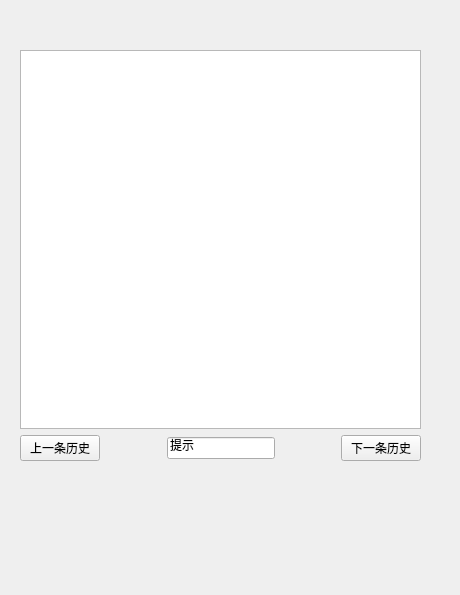
<?xml version="1.0" encoding="UTF-8"?>
<ui version="4.0">
 <class>history</class>
 <widget class="QWidget" name="history">
  <property name="geometry">
   <rect>
    <x>0</x>
    <y>0</y>
    <width>460</width>
    <height>595</height>
   </rect>
  </property>
  <property name="windowTitle">
   <string>Form</string>
  </property>
  <widget class="QWidget" name="layoutWidget">
   <property name="geometry">
    <rect>
     <x>20</x>
     <y>50</y>
     <width>401</width>
     <height>411</height>
    </rect>
   </property>
   <layout class="QVBoxLayout" name="verticalLayout">
    <item>
     <widget class="QListWidget" name="listWidget"/>
    </item>
    <item>
     <layout class="QHBoxLayout" name="horizontalLayout">
      <item>
       <widget class="QPushButton" name="lasthistorypushButton">
        <property name="text">
         <string>上一条历史</string>
        </property>
       </widget>
      </item>
      <item>
       <spacer name="horizontalSpacer">
        <property name="orientation">
         <enum>Qt::Horizontal</enum>
        </property>
        <property name="sizeHint" stdset="0">
         <size>
          <width>40</width>
          <height>20</height>
         </size>
        </property>
       </spacer>
      </item>
      <item>
       <widget class="QLineEdit" name="tipedit">
        <property name="text">
         <string>提示</string>
        </property>
       </widget>
      </item>
      <item>
       <spacer name="horizontalSpacer_2">
        <property name="orientation">
         <enum>Qt::Horizontal</enum>
        </property>
        <property name="sizeHint" stdset="0">
         <size>
          <width>40</width>
          <height>20</height>
         </size>
        </property>
       </spacer>
      </item>
      <item>
       <widget class="QPushButton" name="nexthistorypushButton">
        <property name="text">
         <string>下一条历史</string>
        </property>
       </widget>
      </item>
     </layout>
    </item>
   </layout>
  </widget>
 </widget>
 <resources/>
 <connections/>
</ui>
